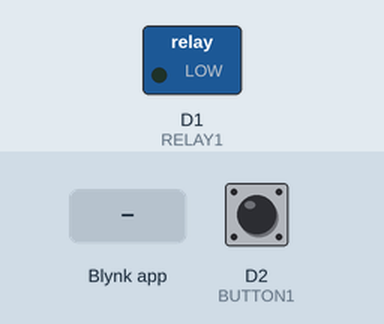
Simulated run of this sketch. Board: ESP8266 (NodeMCU). Parts: switched loads named in the sketch (green lamp = pin HIGH). The test bench sets the inputs (shaded band); at power-on: D2 (BUTTON1) HIGH. WiFi joins after 1.5 s; servers stay silent unless stated.

Above: at 3.0 s.
3.1 s: D2 (BUTTON1) pulled LOW for 0.15 s
At 4.4 s:
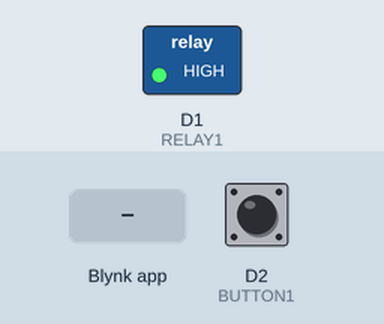
4.7 s: D2 (BUTTON1) pulled LOW for 3.2 s
At 5.1 s:
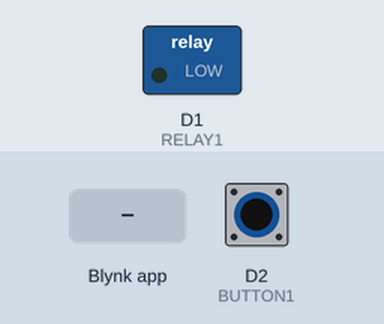
9.4 s: Blynk app writes 0 to V1
At 9.9 s:
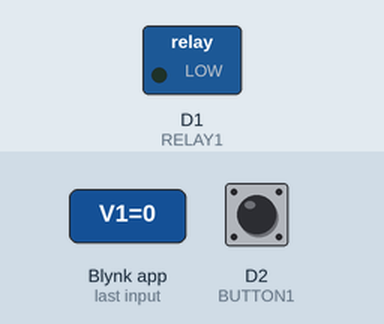
Timing chart, 0 to 12.4 s (numbered marks = the images above; inputs shaded):
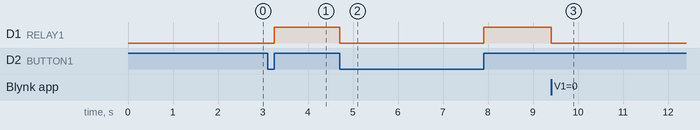

Measured:
- after the input at 3.1 s, D1 (RELAY1): LOW → HIGH after 0.15 s
- after the input at 4.7 s, D1 (RELAY1): HIGH → LOW at once, → HIGH 3.2 s later
- after the input at 9.4 s, D1 (RELAY1): HIGH → LOW at once

The sketch:

Wireless_switch.ino
```cpp
// (licence header left out)
/* Comment this out to disable prints and save space */
#define BLYNK_PRINT Serial


#include <ESP8266WiFi.h>
#include <BlynkSimpleEsp8266.h>

// You should get Auth Token in the Blynk App.
// Go to the Project Settings (nut icon).
char auth[] = "srGI9O6B8srQH8yBUt1WIp5Ff1hL5ZYI";
char ssid[] = "Alpha_Home";
char pass[] = "Home123*";


#define RELAY1 D1
#define BUTTON1 D2
#define BUTTON2 D3

int switch_ON_Flag1_previous_I = 0;


BLYNK_CONNECTED() {
    Blynk.syncAll();
}

BLYNK_WRITE(V1){
  int pinValue = param.asInt();
  digitalWrite(RELAY1, pinValue);
}

void singleswitch(){
  if (digitalRead(BUTTON1) == LOW){
    if (switch_ON_Flag1_previous_I == 0 ){
      digitalWrite(RELAY1, LOW);
      Blynk.virtualWrite(V1, 0);
      switch_ON_Flag1_previous_I = 1;
    }
  }else if (digitalRead(BUTTON1) == HIGH ){
     if (switch_ON_Flag1_previous_I == 1){
      digitalWrite(RELAY1, HIGH);
      Blynk.virtualWrite(V1, 1);
      switch_ON_Flag1_previous_I = 0;
     }
  }
}

void twoWaySwitch(){
  if (digitalRead(BUTTON1) == LOW){
    if (switch_ON_Flag1_previous_I == 0 ){
      digitalWrite(RELAY1, LOW);
      Blynk.virtualWrite(V1, 0);
      switch_ON_Flag1_previous_I = 1;
    }
  }else if (digitalRead(BUTTON1) == HIGH ){
     if (switch_ON_Flag1_previous_I == 1){
      digitalWrite(RELAY1, HIGH);
      Blynk.virtualWrite(V1, 1);
      switch_ON_Flag1_previous_I = 0;
     }
  }


//  if (digitalRead(BUTTON2) == LOW){
//    if (switch_ON_Flag1_previous_I == 0 ){
//      digitalWrite(RELAY1, LOW);
//      Blynk.virtualWrite(V1, 0);
//      switch_ON_Flag1_previous_I = 1;
//    }
//  }else if (digitalRead(BUTTON2) == HIGH ){
//     if (switch_ON_Flag1_previous_I == 1){
//      digitalWrite(RELAY1, HIGH);
//      Blynk.virtualWrite(V1, 1);
//      switch_ON_Flag1_previous_I = 0;
//     }
//  }

}

void setup()
{
  // Debug console
  Serial.begin(9600);

  Blynk.begin(auth, ssid, pass, "192.168.1.107", 8080);

  pinMode(RELAY1, OUTPUT);
  pinMode(BUTTON1, INPUT);
  pinMode(BUTTON2, INPUT);
}

void loop()
{

//  if(digitalRead(BUTTON1) == 1){
//    digitalWrite(RELAY1, HIGH);
//  }else if (digitalRead(BUTTON1) == 0){
//    digitalWrite(RELAY1, LOW);
//  }

  Blynk.run();

   singleswitch();
//  twoWaySwitch();
//  Serial.println("Button 1");
//  Serial.println(digitalRead(BUTTON1));
//  Serial.println("Button 2");
//  Serial.println(digitalRead(BUTTON2));

}
```
